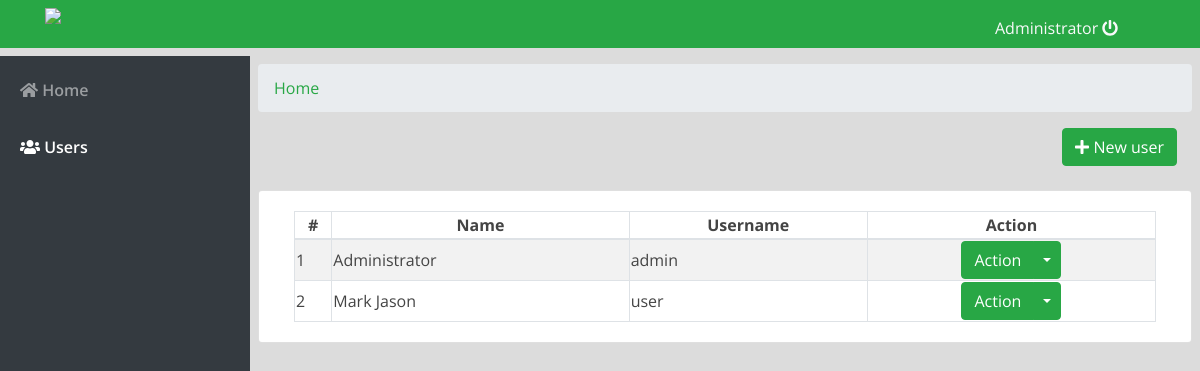
The app's page /index.php?page=users (signed in) with its own data.
### tables this page shows
CREATE TABLE `users` (
  `id` int(30) NOT NULL,
  `name` varchar(200) NOT NULL,
  `username` varchar(100) NOT NULL,
  `password` varchar(200) NOT NULL,
  `type` tinyint(1) NOT NULL DEFAULT '2' COMMENT '1+admin , 2 = users'
);

### users.php (the view, shortened to what this page needs)
<nav aria-label="breadcrumb ">
  <ol class="breadcrumb">
  <li class="breadcrumb-item text-success">Home</li>
  </ol>
</nav>
<div class="container-fluid">
	<div class="row">
	<div class="col-lg-12">
			<button class="btn btn-success float-right btn-md" id="new_user"><i class="fa fa-plus"></i> New user</button>
	</div>
	</div>
	<br>
	<div class="row">
		<div class="card col-lg-12">
			<div class="card-body">
				<table class="table-striped table-bordered col-md-12">
			<thead>
				<tr>
					<th class="text-center">#</th>
					<th class="text-center">Name</th>
					<th class="text-center">Username</th>
					<th class="text-center">Action</th>
				</tr>
			</thead>
			<tbody>
				<?php
 					include 'db_connect.php';
 					$users = $conn->query("SELECT * FROM users order by name asc");
 					$i = 1;
 					while($row= $users->fetch_assoc()):
				 ?>
				 <tr>
				 	<td>
				 		<?php echo $i++ ?>
				 	</td>
				 	<td>
				 		<?php echo $row['name'] ?>
				 	</td>
				 	<td>
				 		<?php echo $row['username'] ?>
				 	</td>
				 	<td>
				 		<center>
								<div class="btn-group">
								  <button type="button" class="btn btn-success">Action</button>
								  <button type="button" class="btn btn-success dropdown-toggle dropdown-toggle-split" data-toggle="dropdown" aria-haspopup="true" aria-expanded="false">
								  </button>
								</div>
								</center>
				 	</td>
				 </tr>
				<?php endwhile; ?>
			</tbody>
		</table>
			</div>
		</div>
	</div>
</div>

### assets/css/style.css (style rules this page uses)
body { font-family: "Open Sans", sans-serif; color: #444444; width: 100%; height: calc(100%); }

### index.php (style rules this page uses)
body { background: #80808045; }

### records on screen
users: name "Administrator", username "admin"
users: name "Mark Jason", username "user"

### other values on screen
$_SESSION['login_name'] "Administrator"
